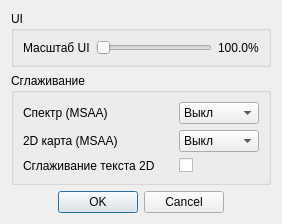
<?xml version="1.0" encoding="UTF-8"?>
<ui version="4.0">
 <class>GraphicsDialog</class>
 <widget class="QDialog" name="GraphicsDialog">
  <property name="geometry">
   <rect>
    <x>0</x>
    <y>0</y>
    <width>282</width>
    <height>218</height>
   </rect>
  </property>
  <property name="font">
   <font>
    <family>Liberation Sans</family>
    <pointsize>9</pointsize>
   </font>
  </property>
  <property name="windowTitle">
   <string>Настройки графики</string>
  </property>
  <layout class="QVBoxLayout" name="verticalLayout">
   <item>
    <widget class="QGroupBox" name="groupBox">
     <property name="title">
      <string>UI</string>
     </property>
     <layout class="QGridLayout" name="gridLayout">
      <item row="0" column="2">
       <widget class="QLabel" name="uiScaleFactorText">
        <property name="text">
         <string>100.0%</string>
        </property>
       </widget>
      </item>
      <item row="0" column="0">
       <widget class="QLabel" name="uiScaleFactorLabel">
        <property name="text">
         <string>Масштаб UI</string>
        </property>
       </widget>
      </item>
      <item row="0" column="1">
       <widget class="QSlider" name="uiScaleFactor">
        <property name="toolTip">
         <string>Масштаб UI. &gt;100% для HiDPI. Требуется перезапуск</string>
        </property>
        <property name="minimum">
         <number>100</number>
        </property>
        <property name="maximum">
         <number>300</number>
        </property>
        <property name="orientation">
         <enum>Qt::Horizontal</enum>
        </property>
       </widget>
      </item>
     </layout>
    </widget>
   </item>
   <item>
    <layout class="QFormLayout" name="formLayout">
     <item row="0" column="0">
      <widget class="QGroupBox" name="antialiasingGroup">
       <property name="title">
        <string>Сглаживание</string>
       </property>
       <layout class="QFormLayout" name="formLayout_2">
        <item row="0" column="0">
         <widget class="QLabel" name="multisamplingLabel">
          <property name="minimumSize">
           <size>
            <width>150</width>
            <height>0</height>
           </size>
          </property>
          <property name="text">
           <string>Спектр (MSAA)</string>
          </property>
         </widget>
        </item>
        <item row="0" column="1">
         <widget class="QComboBox" name="multisampling">
          <property name="minimumSize">
           <size>
            <width>80</width>
            <height>0</height>
           </size>
          </property>
          <property name="toolTip">
           <string>Number of samples to use for multisampling anti-aliasing (MSAA) for spectrums

Requires windows to be reopened to take effect</string>
          </property>
          <item>
           <property name="text">
            <string>Выкл</string>
           </property>
          </item>
          <item>
           <property name="text">
            <string>2</string>
           </property>
          </item>
          <item>
           <property name="text">
            <string>4</string>
           </property>
          </item>
          <item>
           <property name="text">
            <string>8</string>
           </property>
          </item>
          <item>
           <property name="text">
            <string>16</string>
           </property>
          </item>
         </widget>
        </item>
        <item row="1" column="0">
         <widget class="QLabel" name="mapMultisamplingLabel">
          <property name="toolTip">
           <string>Number of samples to use for multisampling anti-aliasing (MSAA) for 2D maps

Requires windows to be reopened to take effect</string>
          </property>
          <property name="text">
           <string>2D карта (MSAA)</string>
          </property>
         </widget>
        </item>
        <item row="1" column="1">
         <widget class="QComboBox" name="mapMultisampling">
          <property name="toolTip">
           <string>Number of samples to use for multisampling anti-aliasing (MSAA) for 2D Map

Requires windows to be reopened to take effect</string>
          </property>
          <item>
           <property name="text">
            <string>Выкл</string>
           </property>
          </item>
          <item>
           <property name="text">
            <string>2</string>
           </property>
          </item>
          <item>
           <property name="text">
            <string>4</string>
           </property>
          </item>
          <item>
           <property name="text">
            <string>8</string>
           </property>
          </item>
          <item>
           <property name="text">
            <string>16</string>
           </property>
          </item>
         </widget>
        </item>
        <item row="2" column="1">
         <widget class="QCheckBox" name="mapSmoothing">
          <property name="toolTip">
           <string>Сглаживание текста на 2D-картах</string>
          </property>
          <property name="text">
           <string/>
          </property>
         </widget>
        </item>
        <item row="2" column="0">
         <widget class="QLabel" name="mapSmoothingLabel">
          <property name="text">
           <string>Сглаживание текста 2D</string>
          </property>
         </widget>
        </item>
       </layout>
      </widget>
     </item>
    </layout>
   </item>
   <item>
    <widget class="QDialogButtonBox" name="buttonBox">
     <property name="orientation">
      <enum>Qt::Horizontal</enum>
     </property>
     <property name="standardButtons">
      <set>QDialogButtonBox::Cancel|QDialogButtonBox::Ok</set>
     </property>
     <property name="centerButtons">
      <bool>true</bool>
     </property>
    </widget>
   </item>
  </layout>
 </widget>
 <tabstops>
  <tabstop>uiScaleFactor</tabstop>
  <tabstop>multisampling</tabstop>
  <tabstop>mapMultisampling</tabstop>
  <tabstop>mapSmoothing</tabstop>
 </tabstops>
 <resources/>
 <connections>
  <connection>
   <sender>buttonBox</sender>
   <signal>accepted()</signal>
   <receiver>GraphicsDialog</receiver>
   <slot>accept()</slot>
   <hints>
    <hint type="sourcelabel">
     <x>257</x>
     <y>194</y>
    </hint>
    <hint type="destinationlabel">
     <x>157</x>
     <y>203</y>
    </hint>
   </hints>
  </connection>
  <connection>
   <sender>buttonBox</sender>
   <signal>rejected()</signal>
   <receiver>GraphicsDialog</receiver>
   <slot>reject()</slot>
   <hints>
    <hint type="sourcelabel">
     <x>314</x>
     <y>194</y>
    </hint>
    <hint type="destinationlabel">
     <x>286</x>
     <y>203</y>
    </hint>
   </hints>
  </connection>
 </connections>
</ui>
